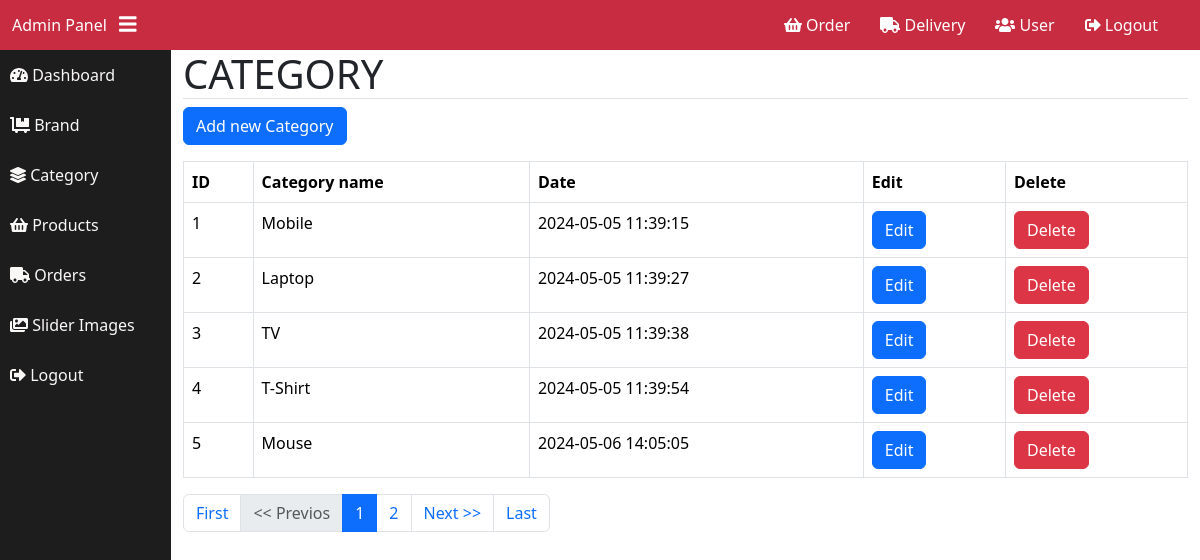
Screenshot of /admin/category.php (signed in) with the database file from the repository.
### tables this page shows
CREATE TABLE `category` (
  `category_id` int(11) NOT NULL,
  `category_name` varchar(255) NOT NULL,
  `category_slug_url` varchar(255) NOT NULL,
  `cat_created_at` timestamp NOT NULL DEFAULT current_timestamp() ON UPDATE current_timestamp()
);

### class/Db.php (called while the page is built, shortened)
<?php
class Db
{
    private $host = 'localhost';
    private $username = 'root';
    private $password = '';
    private $database = 'myweb_ecom';
    public function __construct()
    {
        try {
            $dsn = "mysql:host={$this->host}; dbname={$this->database};";
            $option = array(PDO::ATTR_PERSISTENT);
            $this->db = new PDO($dsn, $this->username, $this->password, $option);
        } catch (PDOException $e) {
            echo "Connection Error: " . $e->getMessage();
            exit;
        }
    }
}

### class/Crud.php (called while the page is built, shortened)
<?php
require_once('Db.php');
class Crud extends Db
{
    public function get($table_name, $offset, $records_per_page)
    {
        $sql = "SELECT * FROM $table_name LIMIT $offset, $records_per_page";
        $stmt = $this->db->prepare($sql);
        $stmt->execute();
        $result = $stmt->fetchAll(PDO::FETCH_ASSOC);
        return $result;
    }
    public function pagination($table, $no_of_records_per_page)
    {
        $query = "SELECT COUNT(*) FROM $table";
        $stmt = $this->db->prepare($query);
        $stmt->execute();
        $total_records = $stmt->fetchColumn();
        $total_pages = ceil($total_records / $no_of_records_per_page);
        return $total_pages;
    }
}

### admin/category.php (the view, shortened to what this page needs)
<?php require_once 'includes/header.php';
require_once '../class/Crud.php';
$obj = new Crud();
$no_of_records_per_page = 5;
if (isset($_GET['pageno'])) {
    $pageno = $_GET['pageno'];
} else {
    $pageno = 1;
}
$offset = ($pageno - 1) * $no_of_records_per_page;
?>
<div class="container">
    <section class="category-section">
        <h1 class="text-uppercase border-bottom">category</h1>
        <button class="btn btn-primary add_category">Add new Category</button>
        <table class="table table-bordered mt-3">
            <tr>
                <th>ID</th>
                <th>Category name</th>
                <th>Date</th>
                <th>Edit</th>
                <th>Delete</th>
            </tr>
            <?php foreach ($obj->get('category', $offset, $no_of_records_per_page) as $row) { ?>
                <tr>
                    <td><?php echo $row['category_id']; ?></td>
                    <td><?php echo $row['category_name']; ?></td>
                    <td><?php echo $row['cat_created_at']; ?></td>
                    <td><button type="button" class="btn btn-primary edit" id="<?php echo $row['category_id']; ?>">Edit</a></td>
                    <td><a href="#" class="btn btn-danger delete" data-id="<?php echo $row['category_id']; ?>">Delete</a></td>
                </tr>
            <?php } ?>
        </table>
        <ul class="pagination">
            <li class="page-item"><a href="?pageno=1" class="page-link">First</a></li>
            <li class="page-item <?php if ($pageno <= 1) { echo 'disabled'; } ?>">
                <a href="<?php if ($pageno <= 1) { echo '#'; } else { echo '?pageno=' . ($pageno - 1); } ?>" class="page-link"><span class="larger-angle">&lt;&lt;</span> Previos</a>
            </li>
            <?php
            $total_pages = $obj->pagination('category', $no_of_records_per_page);
            for ($i = 1; $i <= $total_pages; $i++) {
                if ($pageno == $i) {
                    echo '<li class="page-item active"><a href="?pageno=' . $i . '" class="page-link">' . $i . '</a></li>';
                } else {
                    echo '<li class="page-item"><a href="?pageno=' . $i . '" class="page-link">' . $i . '</a></li>';
                }
            }
            ?>
            <li class="page-item <?php if ($pageno >= $total_pages) { echo 'disabled'; } ?>">
                <a href="<?php if ($pageno >= $total_pages) { echo '#'; } else { echo '?pageno=' . ($pageno + 1); } ?>" class="page-link">Next <span class="larger-angle">&gt;&gt;</span></i></a>
            </li>
            <li class="page-item <?php if ($pageno >= $total_pages) { echo 'disabled'; } ?>"><a href="?pageno=<?php echo $total_pages; ?>" class="page-link">Last</a></li>
        </ul>
    </section>
</div>
<?php require_once 'includes/footer.php'; ?>

### rows the page displays
category: category_id "1", category_name "Mobile", cat_created_at "2024-05-05 11:39:15"
category: category_id "2", category_name "Laptop", cat_created_at "2024-05-05 11:39:27"
category: category_id "3", category_name "TV", cat_created_at "2024-05-05 11:39:38"
category: category_id "4", category_name "T-Shirt", cat_created_at "2024-05-05 11:39:54"
category: category_id "5", category_name "Mouse", cat_created_at "2024-05-06 14:05:05"
